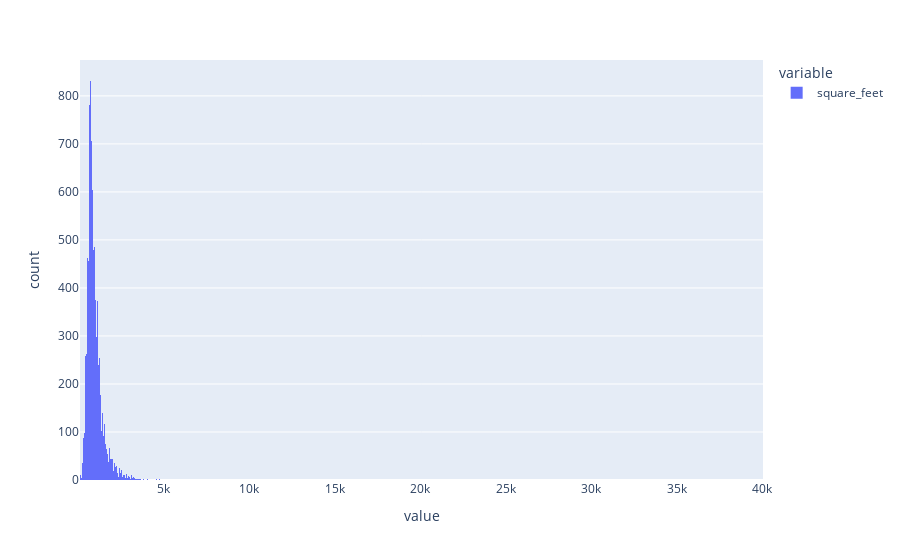

This figure's notebook cell:
### Code cell
px.histogram(data['square_feet'])

### Figure 1 — Plotly figure (JSON) as saved in the notebook; plotly's stock layout.template omitted (floating-point values rounded to 4 significant figures; data arrays with more than 128 entries replaced by an {"elided": "..."} marker saying what was removed)
{"data": [{"alignmentgroup": "True", "bingroup": "x", "hovertemplate": "variable=square_feet<br>value=%{x}<br>count=%{y}<extra></extra>", "legendgroup": "square_feet", "marker": {"color": "#636efa", "pattern": {"shape": ""}}, "name": "square_feet", "offsetgroup": "square_feet", "orientation": "v", "showlegend": true, "type": "histogram", "x": {"elided": "10000 int values"}, "xaxis": "x", "yaxis": "y"}], "layout": {"barmode": "relative", "legend": {"title": {"text": "variable"}, "tracegroupgap": 0}, "margin": {"t": 60}, "xaxis": {"anchor": "y", "domain": [0, 1], "title": {"text": "value"}}, "yaxis": {"anchor": "x", "domain": [0, 1], "title": {"text": "count"}}}}
